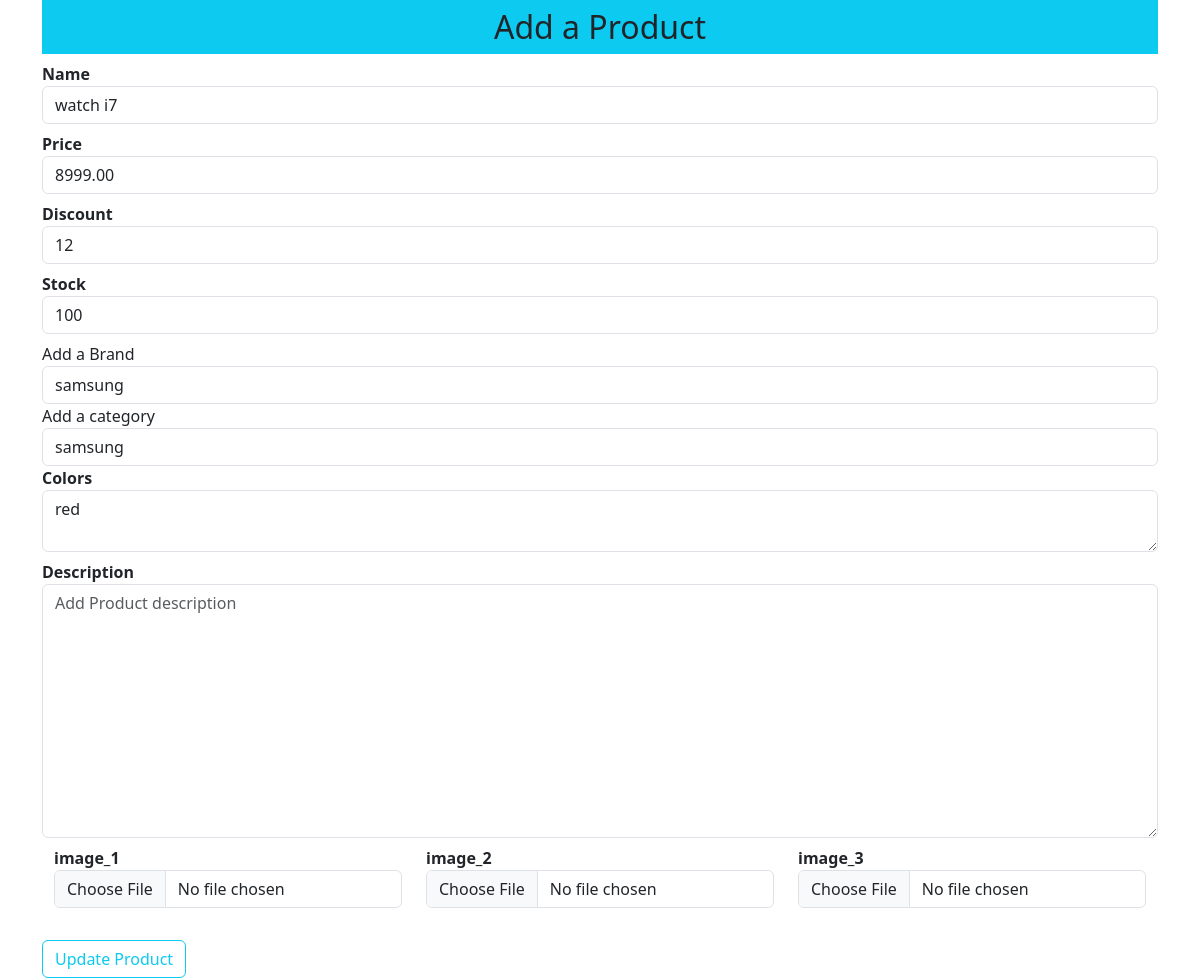
The page /update_product/3 on the database as committed earlier.
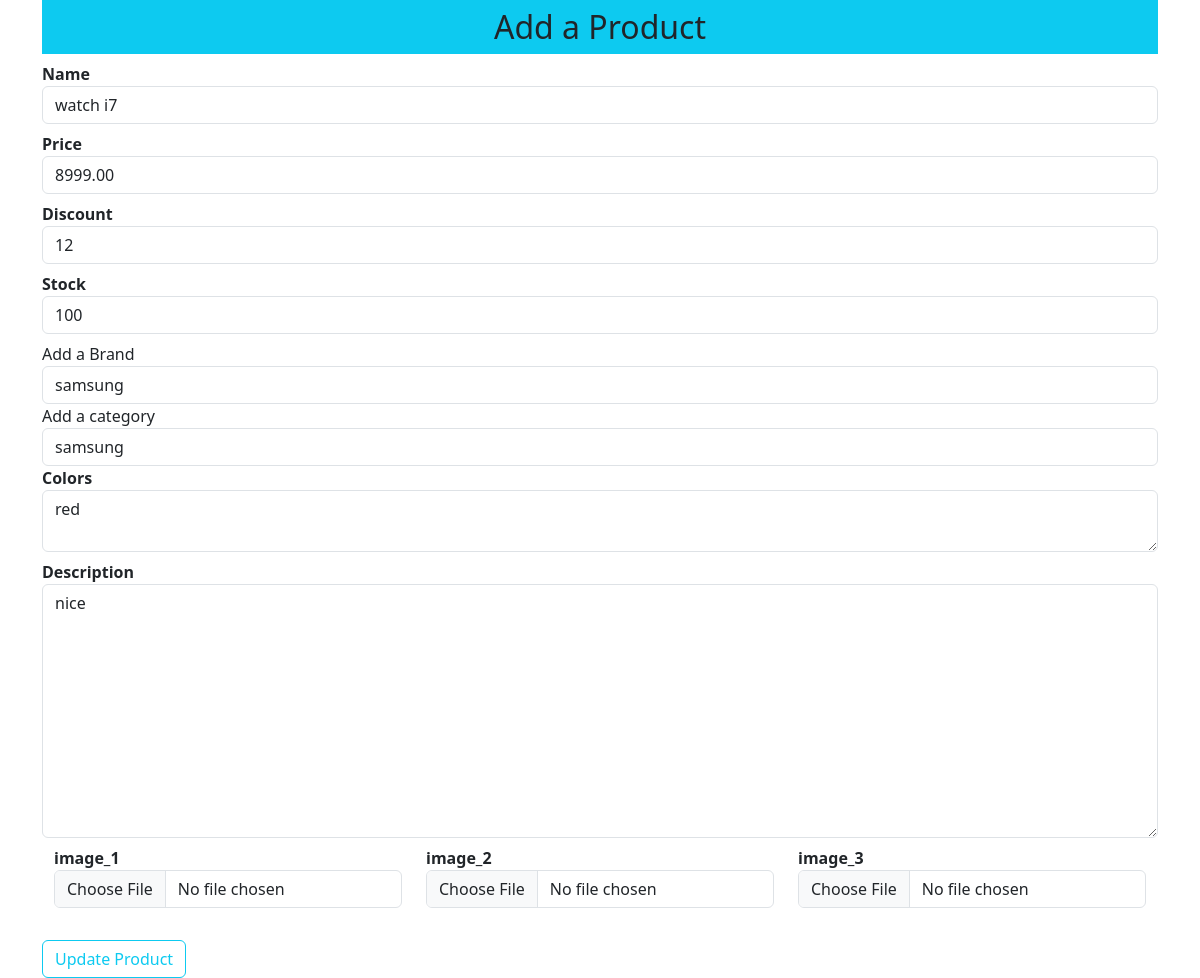
The same page on the database as committed later.
### main.py (models this page shows, shortened)
class AddProduct(db.Model):
    __tablename__ = "Add Products"
    __searchable__ = ['name', 'description']
    id = db.Column(db.Integer, primary_key=True)
    name = db.Column(db.String(50), unique=True)
    price = db.Column(db.Numeric(10,2), nullable=False)
    discount = db.Column(db.Integer, default=0)
    stock = db.Column(db.Integer, nullable=False)
    colors = db.Column(db.Text, nullable=False)
    description = db.Column(db.Text, nullable=False)
    pub_date = db.Column(db.DateTime, nullable=False, default=datetime.now)
    brand_id = db.Column(db.Integer, db.ForeignKey("Brand.id"),nullable=False)
    brand = db.relationship("Brand", backref=db.backref("brands", lazy=True))
    category_id = db.Column(db.Integer, db.ForeignKey("category.id"), nullable=False)
    category = db.relationship("Brand", backref=db.backref("category", lazy=True))
    image_1 = db.Column(db.String(150), nullable=False, default="image.jpg")
    image_2 = db.Column(db.String(150), nullable=False, default="image.jpg")
    image_3 = db.Column(db.String(150), nullable=False, default="image.jpg")

### main.py (the view, shortened to what this page needs)
@admin_only
@app.route("/update_product/<int:p_id>", methods=["GET", "POST"])
def update_product(p_id):
    brands = Brand.query.all()
    categories = Category.query.all()
    product = AddProduct.query.get_or_404(p_id)
    brand = request.form.get("brand")
    category = request.form.get("category")
    form = AddProducts(request.form)
    form.name.data = product.name
    form.price.data = product.price
    form.discount.data = product.discount
    form.stock.data = product.stock
    form.colors.data = product.colors
    form.description.data = product.description
    return render_template("/products/update_product.html", title="update product", form=form,
                           brands=brands, categories=categories, product=product)

### form.py
class AddProducts(Form):
    name = StringField("Name", validators=[Length(min=3, max=25), DataRequired(message="Please fill this field!")])
    price = DecimalField("Price", validators=[DataRequired(message="Please fill this field!")])
    discount = IntegerField("Discount", default=0)
    stock = IntegerField("Stock", validators=[DataRequired(message="Please fill this field!")])
    description = TextAreaField("Description", validators=[DataRequired(message="Please fill this field!")])
    colors = TextAreaField("Colors", validators=[DataRequired(message="Please fill this field!")])
    image_1 = FileField("image_1", validators=[FileAllowed(["jpg", "png", "gif", "jpeg"])])
    image_2 = FileField("image_2", validators=[FileAllowed(["jpg", "png", "gif", "jpeg"])])
    image_3 = FileField("image_3", validators=[FileAllowed(["jpg", "png", "gif", "jpeg"])])

### templates/products/update_product.html (shortened to what this page needs)
{% extends "base.html" %}
{% block content %}
<div class="container">
    <div class="row">
        <div class="col-m2-8">
            <h2 class="text-center bg-info p-2"> Add a Product</h2>
            {% from "formhelpers.html" import render_field %}
            <form action="" method="POST" enctype="multipart/form-data">
                {{ render_field(form.name, class="form-control", placeholder="Add Product Name") }}
                {{ render_field(form.price, class="form-control", placeholder="Add Product price") }}
                {{ render_field(form.discount, class="form-control", placeholder="Add Product discount") }}
                {{ render_field(form.stock, class="form-control", placeholder="Add available Product stock") }}
                <label for="brand" > Add a Brand </label>
                <select name="brand" id="brand" class="form-control" required>
                    <option value="{{ product.brand_id }}">{{product.brand.name}}</option>
                </select>
                <label for="category" > Add a category </label>
                <select name="category" id="category" class="form-control" required>
                    <option value="{{ product.category_id }}">{{product.category.name}}</option>
                </select>
                {{ render_field(form.colors, class="form-control", placeholder="Add available Product colors") }}
                {{ render_field(form.description, class="form-control", placeholder="Add Product description", rows="10") }}
                <div class="container">
                    <div class="row">
                        <div class="col-md-4">{{ render_field(form.image_1, class="form-control") }}</div>
                        <div class="col-md-4">{{ render_field(form.image_2, class="form-control") }}</div>
                        <div class="col-md-4">{{ render_field(form.image_3, class="form-control") }}</div>
                    </div>
                </div>
                <button type="submit" class="btn btn-outline-info mt-4"> Update Product</button>
            </form>
        </div>
    </div>
</div>
{% endblock content %}

Rows that differ between the two databases and show on the page:
changed AddProduct "watch i7": description (not shown) → "nice"
